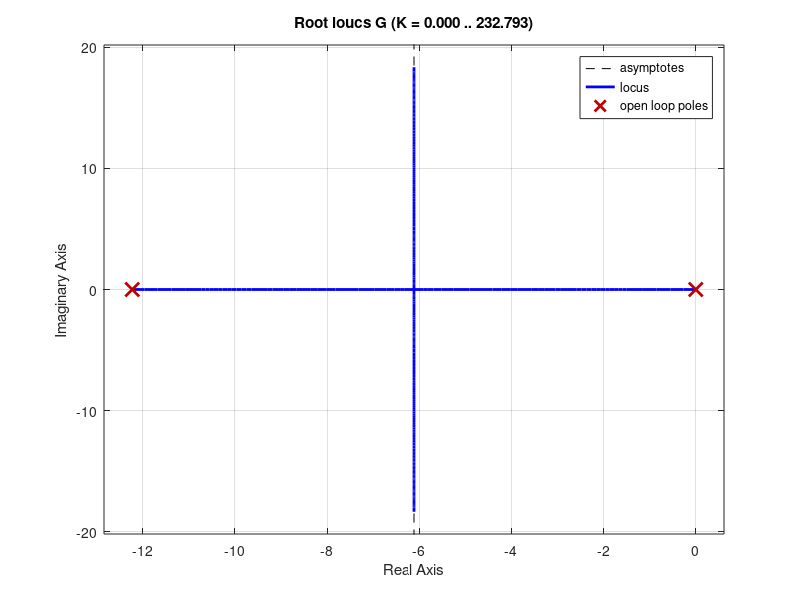

MATLAB code for this plot: (Note: this script raises an error after producing the figure.)
%% i)

nu_m = 1;
nu_g = 1;
K_g = 3.71;
J_m =3.9E-7;
r_mp = 6.35e-3;
M_c = .57;
M_w = .37;
M = M_c+M_w;
K_t = .00767;
R_m = 2.6;
K_m = .00767;

M_J = nu_g*K_g^2*J_m/(r_mp^2);
m = M + M_J
gamma = nu_g*K_g*nu_m*K_t/(R_m*r_mp)
B_emf = nu_g*K_g^2*nu_m*K_t*K_m/(R_m*r_mp^2)
%% ii)

k = 10;
B_eq = 5.4;
c = B_eq + B_emf
num = gamma;
den = [m c gamma*k 0];
Lpoles = roots(den)
Lzeros = roots(num)
thetaa = (180+360*[0,1,2])/3
sigmaa = (sum(Lpoles)-sum(Lzeros))/3
breakpoints = roots([3*m,2*c,gamma*k])
w = [0; roots([-1 0 gamma*k])]
ki = c*w(2)^2/gamma
num = [gamma];
den = [m, c, gamma*k, 0];
L = tf(num,den)
% rlocus(L)
%% iii)

Mp = 2; ts = .5;
zd = -log(Mp/100)/sqrt(pi^2+log(Mp/100)^2)
wnd = 4/(zd*ts)
sd = [-zd*wnd + 1i * wnd * sqrt(1-zd^2); -zd*wnd - 1i * wnd * sqrt(1-zd^2)]
num2 = [gamma]; den2 = [m c 0];
G = tf(num2,den2);
gpole = roots(den2)
sdd = sd(1);
theta1 = rad2deg(atan2(imag(sdd),real(sdd)))
theta2 = rad2deg(atan(imag(sdd)/(-gpole(2)+real(sdd))))
Gangle = -theta1 -theta2
% Gangle = rad2deg(-(atan2(imag(sdd),real(sdd)) + atan2(imag(m*sdd+c),real(m*sdd+c))))
phi = -180 - Gangle
rlocus(G)
zd = -(imag(sdd)/tand(phi)-real(sdd))
kd = norm(m*sdd^2+c*sdd)/norm(sdd+zd)/gamma
% kd = 1.47;
fc = 1;
kp = -zd*kd;
ki=0;
% stepinfo(out.x.data,out.x.time)
%% 
% 

plot(out.sat.time,out.sat.data)
hold on
% plot(out.nosat.time,out.nosat.data)
% plot(linspace(0,2.705,length(v.signals.values)),y.signals.values)
grid on
plot(Cartposition(:,1),Cartposition(:,2))
title("Cart Position vs Time (Best Time)")
xlabel("Time, s")
ylabel("Position, m")
legend("Model Data",'Experimental Data','Location','Best')
xlim([0,5])
hold off
diff(out.sat.data)/abs(9.9861-10.0000)

plot(out.satv.time,out.satv.data)
hold on
plot(out.nosatv.time,out.nosatv.data)
plot(linspace(0,2.705,length(v.signals.values)),v.signals.values)
grid on
title("Voltage vs Time")
xlabel("Time, s")
ylabel("Voltage, V")
legend("Model Data, Saturation",'Model Data, No Saturation','Experimental Data','Location','Best')
xlim([0,2])
ylim([-4,20])
hold off
%%
hold off
% plot(out.e.time,out.e.data)
% hold on
% time = 0:.001:6.2-.001;
% plot(time,e.signals.values)
% grid on
% title("Error vs Time")
% xlabel("Time, s")
% ylabel("Error, m")
% legend("Model Data",'Experimental Data','Location','Best')
% xlim([0,7])
% hold off